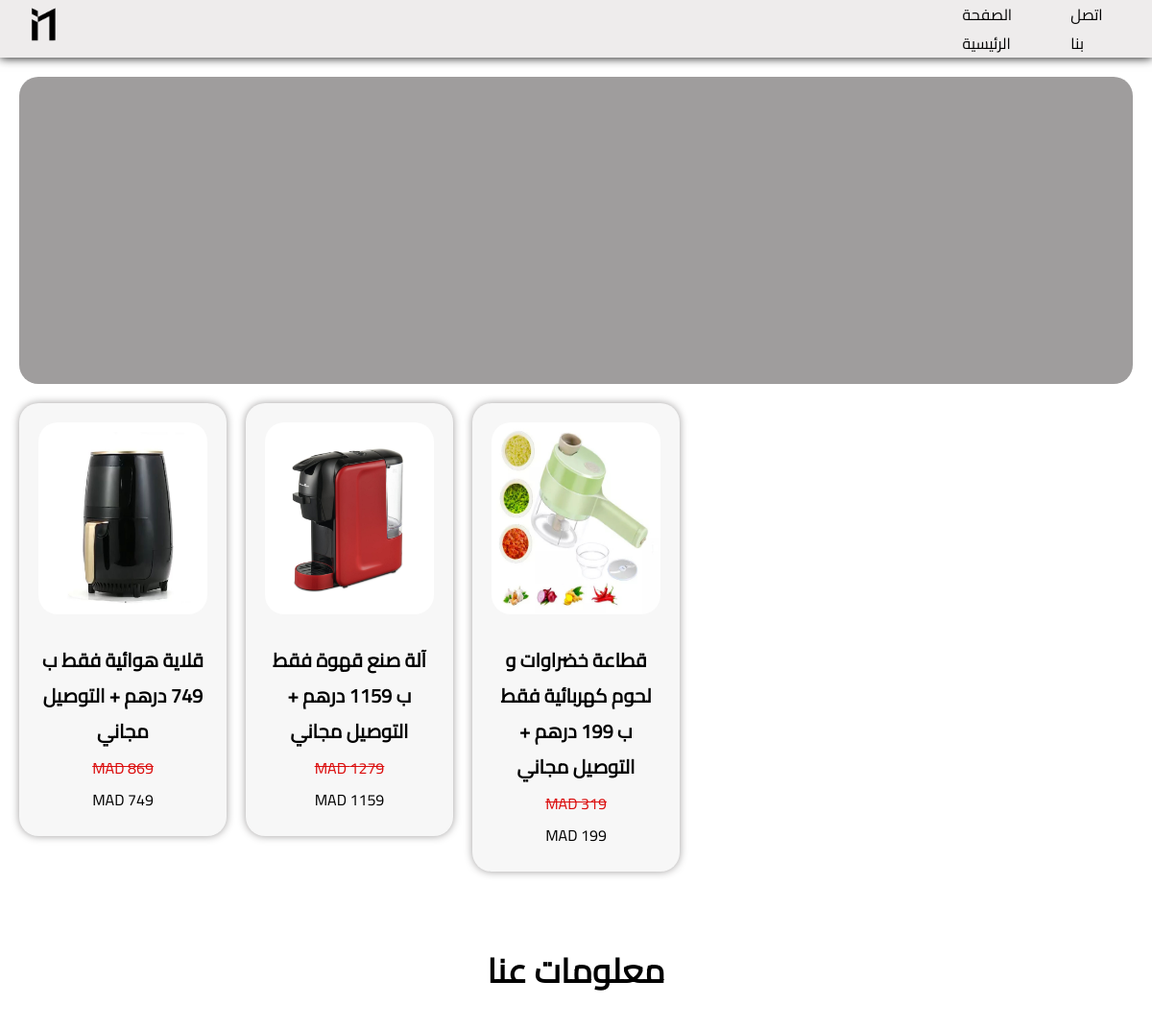
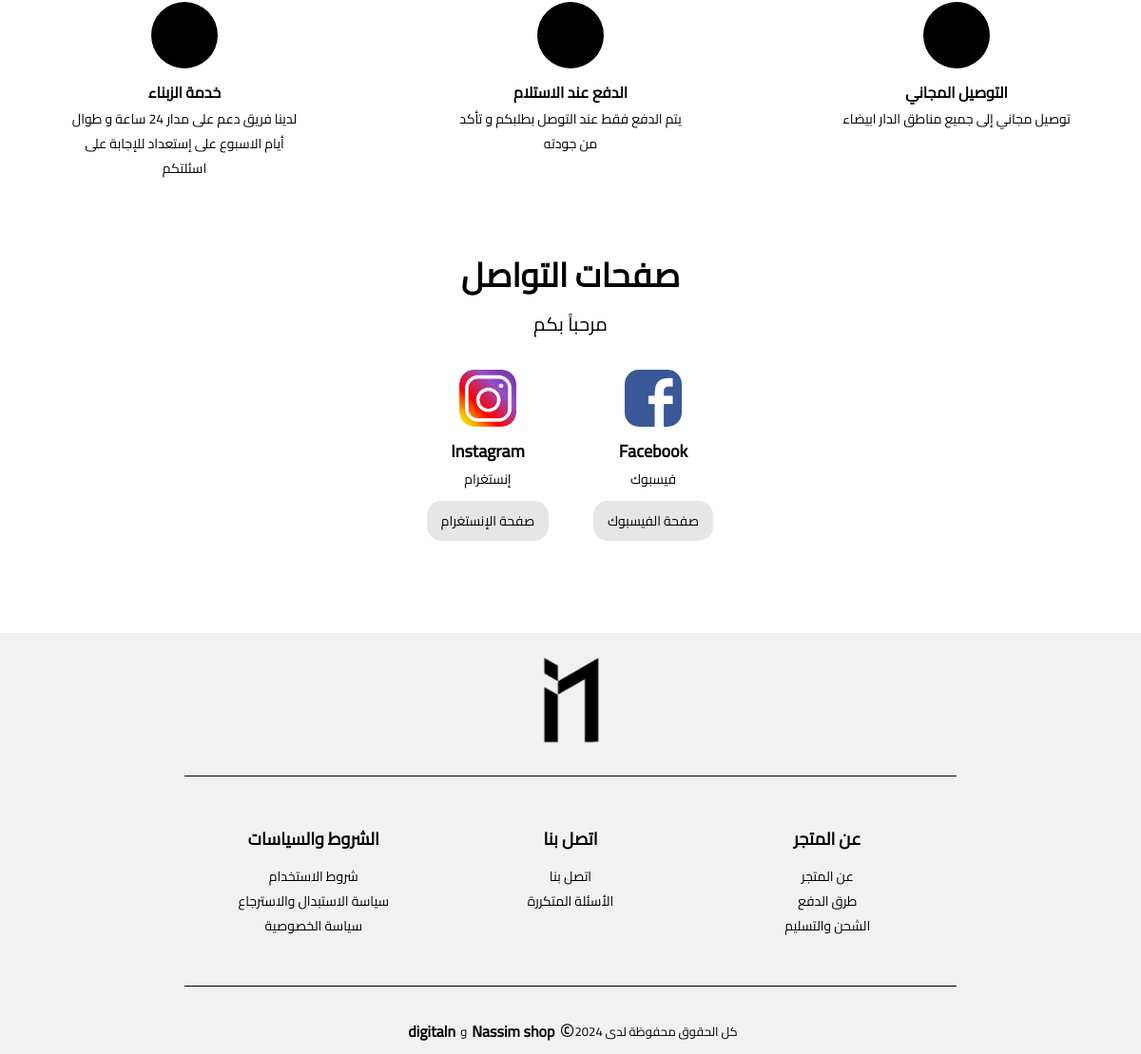
The page / on the database its author committed (2 pictures, top to bottom).
### tables this page shows
CREATE TABLE `products` (
  `id` int(11) NOT NULL,
  `category` varchar(100) NOT NULL,
  `name` varchar(100) NOT NULL,
  `price` int(11) NOT NULL,
  `image` varchar(100) NOT NULL
);

### components/products.php (the view)
<div class="products" id="products">
    <div class="products_container">
        <div class="pub1"></div>
        <div class="grids">
                <?php
                    $select_products=$conn->prepare("SELECT * FROM `products`");
                    $select_products->execute();
                    if($select_products->rowCount()>0){
                        while ($fetch_products = $select_products->fetch(PDO::FETCH_ASSOC)){
                            $tva = 120;
                            $pid = $fetch_products["id"];
                ?>
                <a href="prod<?=$pid?>.php?pid=<?=$pid?>"><div class="grid">
                    <img src="imgs/<?=$fetch_products["image"] ?>" alt="">
                    <div class="details">
                        <h2><?=$fetch_products["name"] ?></h2>
                        <p class="tva">MAD <?php echo $fetch_products["price"]+$tva ?></p>
                        <p>MAD <?=$fetch_products["price"] ?></p>
                    </div>
                </div></a>
                <?php
                        }
                    }
                ?>
        </div>
    </div>
</div>

### index.php (shortened to what this page needs)
<?php
    include "connection.php";
    ?>
<!DOCTYPE html>
<html lang="en">
<head>
</head>
<body>
    <?php include "components/header.php" ?>
    <?php include "components/products.php" ?>
    <?php include "components/about.php" ?>
    <?php include "components/footer.php" ?>
</body>
</html>

### components/header.php
<div class="header">
    <a href="index"><img src="imgs/nassim_logo.png" alt=""></a>
    <div class="links">
        <a href="index">الصفحة الرئيسية</a>
        <a href="contact">اتصل بنا</a>
    </div>
</div>

### components/about.php
<div class="about" id="about">
    <div class="about_container">
        <h2>معلومات عنا</h2>
        <div class="grids">
        <div class="grid">
            <span><ion-icon name="call"></ion-icon></span>
            <h5>خدمة الزبناء</h5>
            <p>لدينا فريق دعم على مدار 24 ساعة و طوال أيام الاسبوع على إستعداد للإجابة على اسئلتكم</p>
        </div>
        <div class="grid">
            <span><ion-icon name="cash"></ion-icon></span>
            <h5>الدفع عند الاستلام</h5>
            <p>يتم الدفع فقط عند التوصل بطلبكم و تأكد من جودته</p>
        </div>
        <div class="grid">
            <span><ion-icon name="bus"></ion-icon></span>
            <h5>التوصيل المجاني</h5>
            <p>توصيل مجاني إلى جميع مناطق الدار ابيضاء</p>
        </div>
        </div>
    </div>
</div>
<div class="social" id="social">
    <div class="social_container">
        <h2>صفحات التواصل</h2>
        <p>مرحباً بكم</p>
        <div class="grids">
        <div class="grid">
            <img src="imgs/insta.png" alt="">
            <h5>Instagram</h5>
            <p>إنستغرام</p>
            <a href="https://instagram.com/nassimshop1">صفحة الإنستغرام</a>
        </div>
        <div class="grid">
            <img src="imgs/fb.png" alt="">
            <h5>Facebook</h5>
            <p>فيسبوك</p>
            <a href="https://facebook.com/profile.php?id=61556112675902&mibextid=opq0tG">صفحة الفيسبوك</a>
        </div>
        </div>
    </div>
</div>

### components/footer.php (shortened to what this page needs)
<footer>
    <div class="footer_container">
        <div class="f_header">
            <img src="imgs/nassim_logo.png" alt="">
        </div>
        <div class="f_content">
            <div class="c_politique">
                <h4>الشروط والسياسات</h4>
                <a href="politique">شروط الاستخدام</a>
                <a href="changer">سياسة الاستبدال والاسترجاع</a>
                <a href="privacy">سياسة الخصوصية</a>
            </div>
            <div class="c_contact">
                <h4>اتصل بنا</h4>
                <a href="contact">اتصل بنا</a>
                <a href="faqs">الأسئلة المتكررة</a>
            </div>
            <div class="c_about">
                <h4>عن المتجر</h4>
                <a href="index">عن المتجر</a>
                <a href="paiement">طرق الدفع</a>
                <a href="livraison">الشحن والتسليم</a>
            </div>
        </div>
        <div class="f_footer">
            <p><a href="https://instagram.com/digital_0n">digital<ion-icon name="power"></ion-icon>n</a> و <a href="https://instagram.com/nassimshop1">Nassim shop</a> <span>&copy</span>2024 كل الحقوق محفوظة لدى
            </p>
        </div>
    </div>
</footer>

### rows shown on the page
products: image (picture), name "قلاية هوائية فقط ب 749 درهم + التوصيل مجاني", $fetch_products["price"]+$tva "869", price "749"
products: image (picture), name "آلة صنع قهوة فقط ب 1159 درهم + التوصيل مجاني", $fetch_products["price"]+$tva "1279", price "1159"
products: image (picture), name "قطاعة خضراوات و لحوم كهربائية فقط ب 199 درهم + التوصيل مجاني", $fetch_products["price"]+$tva "319", price "199"
